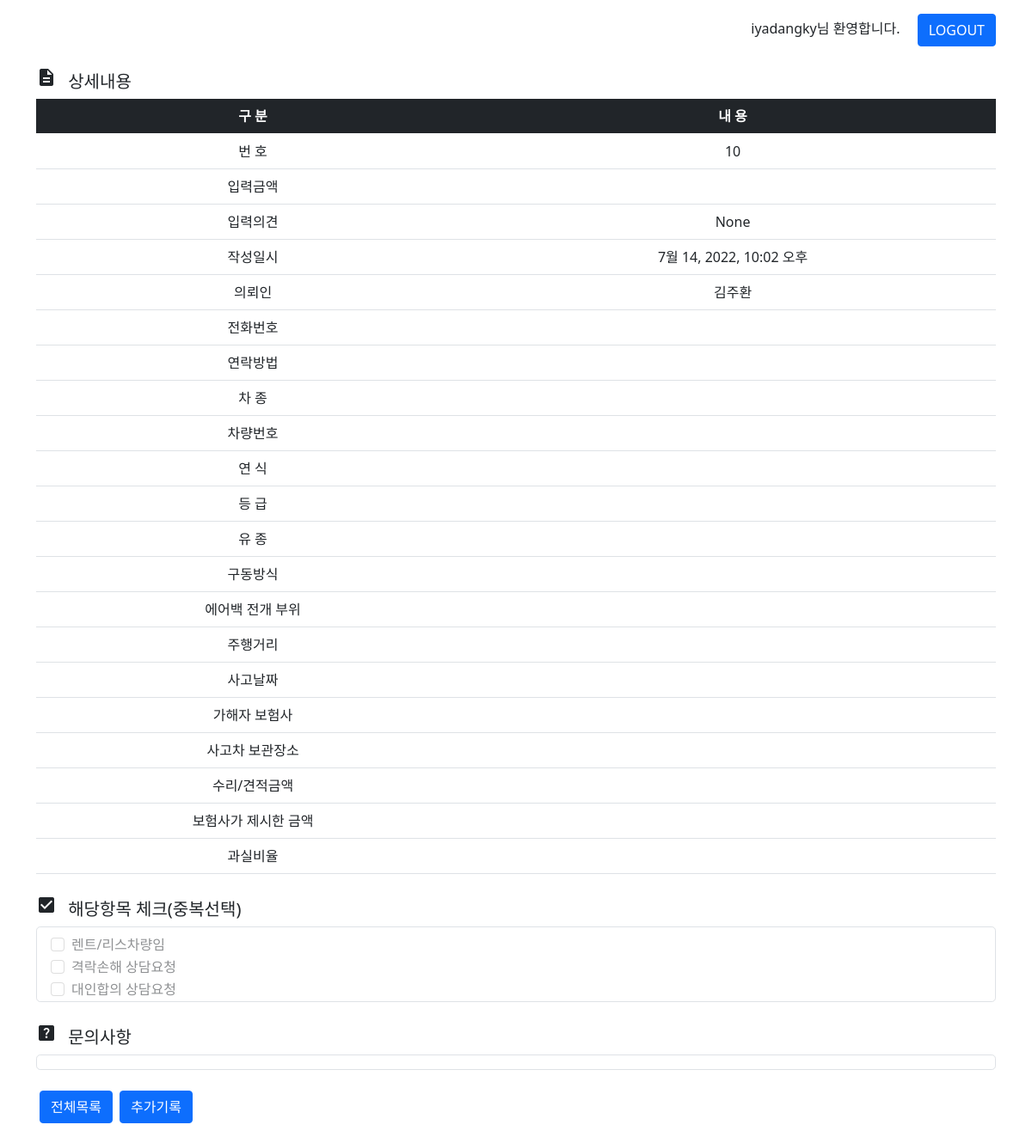
The app's page /posts/10/ (signed in) with its own data.
### posts/models.py (models this page shows)
class Post(models.Model):
    created_at = models.DateTimeField()
    password = models.CharField(max_length=50, null=True)
    client = models.CharField(max_length=50, null=True)
    phoneNumber = models.CharField(max_length=50, null=True)
    contact = models.CharField(max_length=50, null=True)
    carModel = models.CharField(max_length=50, null=True)
    carNumber = models.CharField(max_length=50, null=True)
    birth = models.CharField(max_length=50, null=True)
    trim = models.CharField(max_length=50, null=True)
    fuel = models.CharField(max_length=50, null=True)
    driveType = models.CharField(max_length=50, null=True)
    airbag = models.CharField(max_length=50, null=True)
    mileage = models.CharField(max_length=50, null=True)
    eventDate = models.CharField(max_length=50, null=True)
    repairCost = models.CharField(max_length=50, null=True)
    proposedCompensation = models.CharField(max_length=50, null=True)
    insuranceCompany = models.CharField(max_length=50, null=True)
    faultRatio = models.CharField(max_length=50, null=True)
    location = models.CharField(max_length=50, null=True)
    others1 = models.CharField(max_length=50, null=True)
    others2 = models.CharField(max_length=50, null=True)
    others3 = models.CharField(max_length=50, null=True)
    note = models.CharField(max_length=500, null=True)
    addition = models.CharField(max_length=500, null=True)
    price = models.CharField(max_length=50, null=True)
    opinion = models.CharField(max_length=500, null=True)
    image1 = models.FileField(upload_to='posts', null=True)
    image2 = models.FileField(upload_to='posts', null=True)
    image3 = models.FileField(upload_to='posts', null=True)
    image4 = models.FileField(upload_to='posts', null=True)
    image5 = models.FileField(upload_to='posts', null=True)
    image6 = models.FileField(upload_to='posts', null=True)
    image7 = models.FileField(upload_to='posts', null=True)
    image8 = models.FileField(upload_to='posts', null=True)
    image9 = models.FileField(upload_to='posts', null=True)
    image10 = models.FileField(upload_to='posts', null=True)
    image11 = models.FileField(upload_to='posts', null=True)
    image12 = models.FileField(upload_to='posts', null=True)
    image13 = models.FileField(upload_to='posts', null=True)
    image14 = models.FileField(upload_to='posts', null=True)
    image15 = models.FileField(upload_to='posts', null=True)
    image16 = models.FileField(upload_to='posts', null=True)
    image17 = models.FileField(upload_to='posts', null=True)

### posts/views.py (the view)
# urls.py: path('<int:post_id>/', views.detail, name="detail"),
@login_required
def detail(request, post_id):
    post = Post.objects.get(id=post_id)
    context = {'post' : post}
    return render(request, 'posts/detail.html', context)

### posts/templates/posts/detail.html (shortened to what this page needs)
{% extends 'base.html' %}
{% load static %}
{% block content %}
    {% if request.user.is_staff %}
    <div class="container">
        <h5><span class="material-icons me-2">description</span> 상세내용</h5>
            <table class="table mb-4">
                <thead class="table-dark text-center">
                    <tr>
                        <th class="cell">구 분</td>
                        <th>내 용</td>
                    </tr>
                </thead>
                <tbody>
                    <tr>
                        <td class="cell text-center">번 호</td>
                        <td class="text-center">{{ post.id }}</td>
                    </tr>
                    <tr>
                        <td class="cell text-center">입력금액</td>
                        <td class="text-center">{{ post.price }}</td>
                    </tr>
                    <tr>
                        <td class="cell text-center">입력의견</td>
                        <td class="text-center">{{ post.opinion }}</td>
                    </tr>
                    <tr>
                        <td class="cell text-center">작성일시</td>
                        <td class="text-center">{{ post.created_at }}</td>
                    </tr>
                    <tr>
                        <td class="cell text-center">의뢰인</td>
                        <td class="text-center">{{ post.client }}</td>
                    </tr>
                    <tr>
                        <td class="cell text-center">전화번호</td>
                        <td class="text-center">{{ post.phoneNumber }}</td>
                    </tr>
                    <tr>
                        <td class="cell text-center">연락방법</td>
                        <td class="text-center">{{ post.contact }}</td>
                    </tr>
                    <tr>
                        <td class="cell text-center">차 종</td>
                        <td class="text-center">{{ post.carModel }}</td>
                    </tr>
                    <tr>
                        <td class="cell text-center">차량번호</td>
                        <td class="text-center">{{ post.carNumber }}</td>
                    </tr>
                    <tr>
                        <td class="cell text-center">연 식</td>
                        <td class="text-center">{{ post.birth }}</td>
                    </tr>
                    <tr>
                        <td class="cell text-center">등 급</td>
                        <td class="text-center">{{ post.trim }}</td>
                    </tr>
                    <tr>
                        <td class="cell text-center">유 종</td>
                        <td class="text-center">{{ post.fuel }}</td>
                    </tr>
                    <tr>
                        <td class="cell text-center">구동방식</td>
                        <td class="text-center">{{ post.driveType }}</td>
                    </tr>
                    <tr>
                        <td class="cell text-center">에어백 전개 부위</td>
                        <td class="text-center">{{ post.airbag }}</td>
                    </tr>
                    <tr>
                        <td class="cell text-center">주행거리</td>
                        <td class="text-center">{{ post.mileage }}</td>
                    </tr>
                    <tr>
                        <td class="cell text-center">사고날짜</td>
                        <td class="text-center">{{ post.eventDate }}</td>
                    </tr>
                    <tr>
                        <td class="cell text-center">가해자 보험사</td>
                        <td class="text-center">{{ post.insuranceCompany }}</td>
                    </tr>
                    <tr>
                        <td class="cell text-center">사고차 보관장소</td>
                        <td class="text-center">{{ post.location }}</td>
                    </tr>
                    <tr>
                        <td class="cell text-center">수리/견적금액</td>
                        <td class="text-center">{{ post.repairCost }}</td>
                    </tr>
                    <tr>
                        <td class="cell text-center">보험사가 제시한 금액</td>
                        <td class="text-center">{{ post.proposedCompensation }}</td>
                    </tr>
                    <tr>
                        <td class="cell text-center">과실비율</td>
                        <td class="text-center">{{ post.faultRatio }}</td>
                    </tr>
                 </tbody>
            </table>
        <h5><span class="material-icons me-2">check_box</span> 해당항목 체크(중복선택)</h5>
            <div class="border rounded-3 mb-4">
                {% if post.others1 %}
                <div class="form-check mt-2 ms-3">
                    <input class="form-check-input" type="checkbox" value="" id="flexCheckCheckedDisabled" checked disabled>
                    <label class="form-check-label" for="flexCheckCheckedDisabled">렌트/리스차량임</label>
                </div>
                {% else %}
                <div class="form-check mt-2 ms-3">
                    <input class="form-check-input" type="checkbox" value="" id="flexCheckDisabled" disabled>
                    <label class="form-check-label" for="flexCheckDisabled">렌트/리스차량임</label>
                </div>
                {% endif %}
                {% if post.others2 %}
                <div class="form-check ms-3">
                    <input class="form-check-input" type="checkbox" value="" id="flexCheckCheckedDisabled" checked disabled>
                    <label class="form-check-label" for="flexCheckCheckedDisabled">격락손해 상담요청</label>
                </div>
                {% else %}
                <div class="form-check ms-3">
                    <input class="form-check-input" type="checkbox" value="" id="flexCheckDisabled" disabled>
                    <label class="form-check-label" for="flexCheckDisabled">격락손해 상담요청</label>
                </div>
                {% endif %}
                {% if post.others3 %}
                <div class="form-check ms-3">
                    <input class="form-check-input" type="checkbox" value="" id="flexCheckCheckedDisabled" checked disabled>
                    <label class="form-check-label" for="flexCheckCheckedDisabled">대인합의 상담요청</label>
                </div>
                {% else %}
                <div class="form-check ms-3">
                    <input class="form-check-input" type="checkbox" value="" id="flexCheckDisabled" disabled>
                    <label class="form-check-label" for="flexCheckDisabled">대인합의 상담요청</label>
                </div>
                {% endif %}
            </div>
        <h5><span class="material-icons me-2">help_center</span> 문의사항</h5>
            <div class="border rounded-3 mb-4">
            </div>
        <a href="{% url 'posts:index' %}" class="btn btn-primary ms-1 mb-3">전체목록</a>
        <a href="{% url 'posts:add' post.id %}" class="btn btn-primary ms-1 mb-3">추가기록</a>
    </div>
    {% endif %}
{% endblock %}

### templates/base.html (shortened to what this page needs)
{% load static %}
<!DOCTYPE html>
<html lang="ko">
<head>
    <link href="https://cdn.jsdelivr.net/npm/bootstrap@5.0.2/dist/css/bootstrap.min.css" rel="stylesheet">
    <link rel="stylesheet" href="{% static 'style.css' %}">
    <link rel="stylesheet" href="{% static 'posts/style.css' %}">
</head>
<body>
    <div class="container pt-3 mb-4" style="display: flex; justify-content: flex-end;">
        {% if user.is_authenticated %}
            <form method="POST" action="{% url 'accounts:logout' %}">
                {{ user.get_username }}님 환영합니다.
                <button type="submit" class="btn btn-primary ms-3">LOGOUT</button>
            </form>
        {% endif %}
    </div>
    {% block content %}
    {% endblock %}
</body>
</html>

### static/style.css (style rules this page uses)
input { font-family: fontAwesome; }

### records on screen
Post: id "10", opinion "None", created_at "7월 14, 2022, 10:02 오후", client "김주환"

### other values on screen
{{ user.get_username }} "iyadangky"
